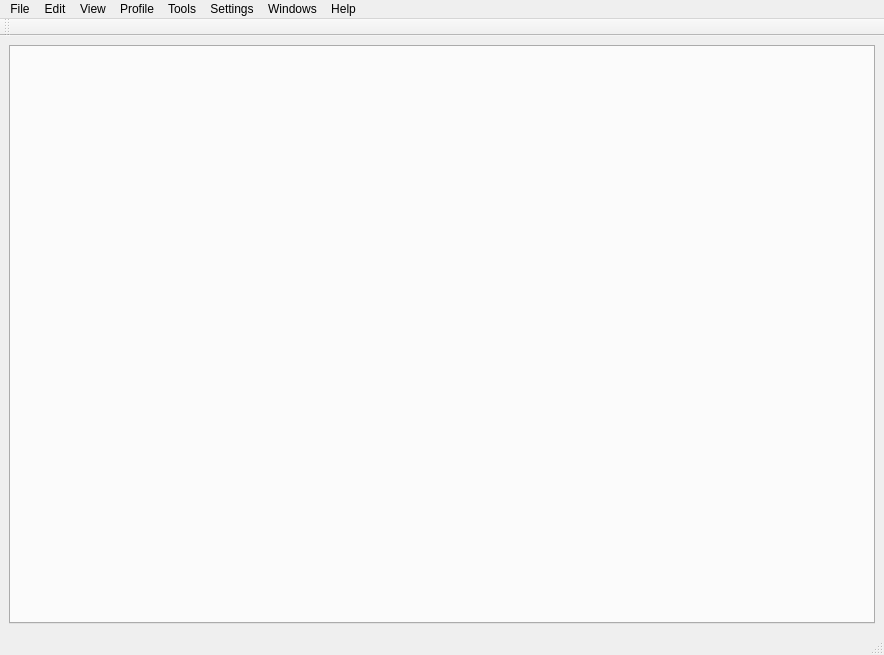
<?xml version="1.0" encoding="UTF-8"?>
<ui version="4.0">
 <class>MainWindow</class>
 <widget class="QMainWindow" name="MainWindow">
  <property name="geometry">
   <rect>
    <x>0</x>
    <y>0</y>
    <width>884</width>
    <height>655</height>
   </rect>
  </property>
  <property name="maximumSize">
   <size>
    <width>16777215</width>
    <height>16777215</height>
   </size>
  </property>
  <property name="windowTitle">
   <string notr="true">GTATools GUI Tool</string>
  </property>
  <property name="dockNestingEnabled">
   <bool>true</bool>
  </property>
  <widget class="QWidget" name="centralwidget">
   <layout class="QVBoxLayout" name="verticalLayout">
    <item>
     <widget class="QWidget" name="contentWidget" native="true">
      <property name="sizePolicy">
       <sizepolicy hsizetype="Preferred" vsizetype="Preferred">
        <horstretch>3</horstretch>
        <verstretch>0</verstretch>
       </sizepolicy>
      </property>
      <property name="minimumSize">
       <size>
        <width>0</width>
        <height>0</height>
       </size>
      </property>
      <property name="maximumSize">
       <size>
        <width>16777215</width>
        <height>16777215</height>
       </size>
      </property>
      <layout class="QVBoxLayout" name="verticalLayout_2">
       <property name="margin">
        <number>0</number>
       </property>
       <item>
        <widget class="QTabWidget" name="contentTabber">
         <property name="currentIndex">
          <number>-1</number>
         </property>
         <property name="tabsClosable">
          <bool>true</bool>
         </property>
        </widget>
       </item>
      </layout>
     </widget>
    </item>
   </layout>
  </widget>
  <widget class="QMenuBar" name="menuBar">
   <property name="geometry">
    <rect>
     <x>0</x>
     <y>0</y>
     <width>884</width>
     <height>23</height>
    </rect>
   </property>
   <widget class="QMenu" name="menuProfile">
    <property name="title">
     <string>Profile</string>
    </property>
   </widget>
   <widget class="QMenu" name="menuEdit">
    <property name="title">
     <string>Edit</string>
    </property>
   </widget>
   <widget class="QMenu" name="menuFile">
    <property name="title">
     <string>File</string>
    </property>
   </widget>
   <widget class="QMenu" name="menuSettings">
    <property name="title">
     <string>Settings</string>
    </property>
   </widget>
   <widget class="QMenu" name="menuView">
    <property name="title">
     <string>View</string>
    </property>
   </widget>
   <widget class="QMenu" name="menuHelp">
    <property name="title">
     <string>Help</string>
    </property>
   </widget>
   <widget class="QMenu" name="menuWindows">
    <property name="title">
     <string>Windows</string>
    </property>
   </widget>
   <widget class="QMenu" name="menuTools">
    <property name="title">
     <string>Tools</string>
    </property>
   </widget>
   <addaction name="menuFile"/>
   <addaction name="menuEdit"/>
   <addaction name="menuView"/>
   <addaction name="menuProfile"/>
   <addaction name="menuTools"/>
   <addaction name="menuSettings"/>
   <addaction name="menuWindows"/>
   <addaction name="menuHelp"/>
  </widget>
  <widget class="QStatusBar" name="statusbar">
   <property name="sizeGripEnabled">
    <bool>true</bool>
   </property>
  </widget>
  <widget class="QToolBar" name="toolBar">
   <property name="windowTitle">
    <string>toolBar</string>
   </property>
   <attribute name="toolBarArea">
    <enum>TopToolBarArea</enum>
   </attribute>
   <attribute name="toolBarBreak">
    <bool>false</bool>
   </attribute>
  </widget>
  <action name="actionSettings">
   <property name="text">
    <string>Settings...</string>
   </property>
  </action>
 </widget>
 <resources/>
 <connections/>
</ui>
